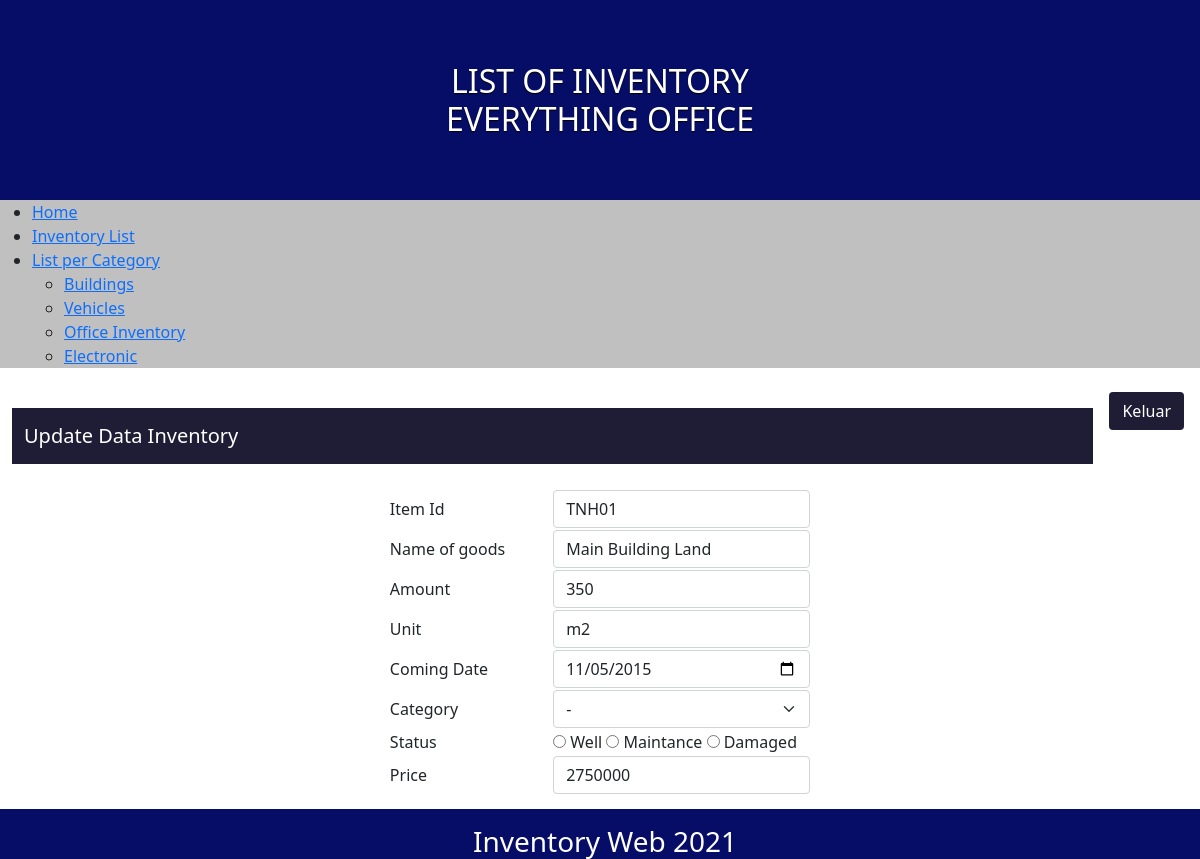
The page /update.php?no=6 (signed in) on the database its author committed.
### tables this page shows
CREATE TABLE `inventory` (
  `no` int(30) NOT NULL,
  `item_id` varchar(10) NOT NULL,
  `item_name` varchar(30) NOT NULL,
  `amount` int(11) NOT NULL,
  `unit` varchar(15) NOT NULL,
  `arrival_date` date NOT NULL,
  `category` varchar(20) NOT NULL,
  `item_status` varchar(20) NOT NULL,
  `price` int(20) NOT NULL
);

### update.php (the view, shortened to what this page needs)
<!DOCTYPE html>
<html lang="en">
<head>
    <link rel="stylesheet" href="https://unpkg.com/purecss@2.0.6/build/pure-min.css">
    <link href="https://cdn.jsdelivr.net/npm/bootstrap@5.1.3/dist/css/bootstrap.min.css" rel="stylesheet">
    <link rel="stylesheet" href="styles.css">
</head>
<body>
    <div class="banner">
        <h1 class="banner-head">LIST OF INVENTORY </br> EVERYTHING OFFICE</h1>
    </div>
<div class="pure-menu pure-menu-horizontal">
    <ul class="pure-menu-list">
        <li class="pure-menu-item pure-menu-selected">
            <a href="main.php" class="pure-menu-link">Home</a>
        </li>
        <li class="pure-menu-item pure-menu-selected">
            <a href="list product.php" class="pure-menu-link">Inventory List</a>
        </li>
        <li class="pure-menu-item pure-menu-has-children pure-menu-allow-hover">
            <a href="#" id="menuLink1" class="pure-menu-link">List per Category</a>
            <ul class="pure-menu-children">
                <li class="pure-menu-item">
                    <a href="#" class="pure-menu-link">Buildings</a>
                </li>
                <li class="pure-menu-item">
                    <a href="#" class="pure-menu-link">Vehicles</a>
                </li>
                <li class="pure-menu-item">
                    <a href="#" class="pure-menu-link">Office Inventory</a>
                </li>
                <li class="pure-menu-item">
                    <a href="#" class="pure-menu-link">Electronic</a>
                </li>
            </ul>
        </li>
        </div>
        <a class="nav-link" href="proses_logout.php" style="float: right"><button type="button" class="btn" style="color: white; background-color: #1F1D36;">Keluar</button></a>
    <?php
        include 'config.php';
        $no = $_GET['no'];
        $data = mysqli_query($conn, "SELECT * FROM inventory WHERE no = '$no'");
        while($result = mysqli_fetch_array($data)){
        ?>
      <div class="container-xxl">
        <br>
        <nav class="navbar navbar-dark" style="background-color: #1F1D36; margin-bottom: 25px;">
          <div class="container-fluid">
            <span class="navbar-brand mb-0 a">Update Data Inventory</span>
          </div>
        </nav>
        <center>
        <form method="POST" action="update check.php">
          <table>
            <tr>
              <td>Item Id</td>
              <td>
                <div class="input-group flex-nowrap">
                <input type="text" class="form-control" aria-describedby="addon-wrapping" name="item_id" value="<?php echo $result['item_id'];?>">
                </div>
              </td>
            </tr>
            <tr>
              <td>Name of goods</td>
              <td>
                <div class="input-group flex-nowrap">
                <input type="text" class="form-control" aria-describedby="addon-wrapping" name="item_name" value="<?php echo $result['item_name'];?>">
                </div>
              </td>
            </tr>
            <tr>
              <td>Amount</td>
              <td>
                <div class="input-group flex-nowrap">
                <input type="text" class="form-control" aria-describedby="addon-wrapping" name="amount" value="<?php echo $result['amount'];?>">
                </div>
              </td>
            </tr>
            <tr>
              <td>Unit</td>
              <td>
                <div class="input-group flex-nowrap">
                <input type="text" class="form-control" aria-describedby="addon-wrapping" name="unit" value="<?php echo $result['unit'];?>">
                </div>
              </td>
            </tr>
            <tr>
              <td>Coming Date</td>
              <td>
                <div class="input-group flex-nowrap">
                <input type="date" class="form-control" aria-describedby="addon-wrapping" name="arrival_fate" value="<?php echo $result['arrival_date'];?>">
                </div>
              </td>
            </tr>
            <tr>
              <td>Category</td>
              <td>
                <select class="form-select" aria-label="Default select example" name="category">
                <option selected>-</option>
                </select>
              </td>
            </tr>
            <tr>
              <td>Status</td>
              <td>
                <input type="radio" name="item_status" value="Well"> Well
                <input type="radio" name="item_status" value="Maintance">  Maintance
                <input type="radio" name="item_status" value="Damaged">  Damaged
              </td>
            </tr>
            <tr>
              <td>Price</td>
              <td>
                <div class="input-group flex-nowrap">
                <input type="text" class="form-control" aria-describedby="addon-wrapping" name="price" value="<?php echo $result['price'];?>">
                </div>
              </td>
            </tr>
            <tr>
              <td>
                <br>
              </td>
            </tr>
          </table>
        </form>
        <?php } ?>
      </div>
<div class="footer l-box">
    <p>
        <h3> Inventory Web 2021 </h3>
    </p>
</div>
</body>
</html>

### styles.css (style rules this page uses)
.banner { text-align: center; background-size: cover; background-color: #060d66; filter: progid:DXImageTransform.Microsoft.AlphaImageLoader(src='https://24.media.tumblr.com/ccb268832580ac12951828a1c179de69/tumblr_mo2xbk8JUK1st5lhmo1_1280.jpg', sizingMethod='scale'); height: 200px; width: 100%; display: table; }
.banner-head { display: table-cell; vertical-align: middle; margin-bottom: 0; font-size: 2em; color: white; font-weight: 500; text-shadow: 0 1px 1px black; }
.pure-menu-horizontal { background-color: rgb(192, 192, 192); }
.footer { background: #060d66; color: #fff; text-align: center; width: 100%; height: 50px; padding-left: 10px; line-height: 10px; position: absolute; bottom: 0px; }

### rows shown on the page
inventory: item_id "TNH01", item_name "Main Building Land", amount "350", unit "m2", arrival_fate "11/05/2015", price "2750000"
